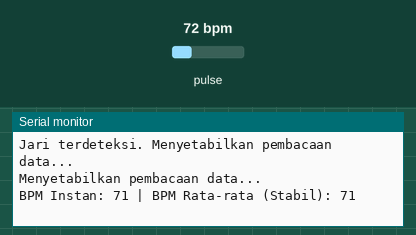
This sketch was run on a simulated ESP32. On the bench: the last lines printed to the serial monitor. The inputs (shaded band) are chosen by the test bench; at power-on: pulse 72 bpm. WiFi joins after 1.5 s; servers stay silent unless stated; no MQTT or app messages arrive unless stated.

Above: at 2.7 s.
2.8 s: pulse set to 42 bpm
At 4.1 s:
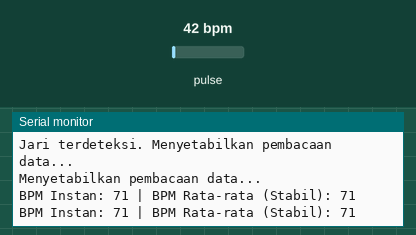
4.3 s: pulse set to 70 bpm
At 5.4 s:
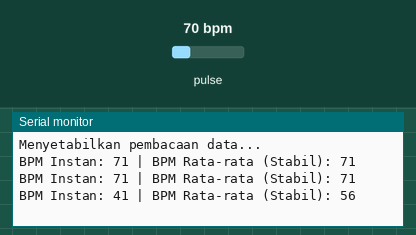
Timing chart, 0 to 7.3 s (numbered marks = the images above; inputs shaded):
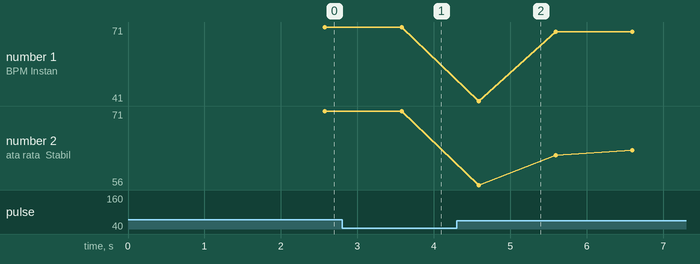

Measured:
- plotted number 1: 71 → 69 after the input at 4.3 s
- plotted number 2: 71 → 69 after the input at 4.3 s

The sketch:

health_monitor.ino
```cpp
/*
  ESP32 + MAX30102 + MQTT (tanpa RFID)

  Alur:
  1. Backend/operator memilih pasien dan membuat session.
  2. Backend mengirim ke health/device01/session:
     {"status":"authorized","session_id":"session-demo-001","patient_id":"patient001"}
  3. ESP32 menunggu jari diletakkan pada MAX30102, lalu mengirim hasil ke /vitals.
  4. Untuk menghentikan sesi, kirim {"status":"stop"} ke topik /session.

  Catatan: hasil MAX30102 adalah pembacaan prototipe, bukan diagnosis medis.
  Pemfilteran denyut nadi menggunakan algoritma PBA (heartRate.h) dengan
  filtering rentang wajar (40-180 BPM) dan perataan sampel (moving average)
  yang diadopsi dari health_monitor-no-iot.ino.
*/

#include <WiFi.h>
#include <PubSubClient.h>
#include <ArduinoJson.h>
#include <Wire.h>
#include "MAX30105.h"
#include "heartRate.h"

// Konfigurasi Wi-Fi & MQTT
const char* WIFI_SSID = "WIFI_SSID";
const char* WIFI_PASS = "WIFI_PASSWORD";

const char* MQTT_HOST = "";
const uint16_t MQTT_PORT = 1883;
const char* MQTT_USER = "MQTT_USER";
const char* MQTT_PASS = "MQTT_PASSWORD";
const char* DEVICE_ID = "DEVICE_ID";

#define I2C_SDA 21
#define I2C_SCL 22

MAX30105 sensor;
WiFiClient wifiClient;
PubSubClient mqtt(wifiClient);

String activeSession = "";
String activePatient = "";
bool measurementAuthorized = false;
bool sensorReady = false;

// Parameter filter dari health_monitor-no-iot.ino
const byte RATE_SIZE = 5; // Mengambil rata-rata dari 5 sampel valid terakhir
byte rates[RATE_SIZE];
byte rateSpot = 0;
long lastBeat = 0;

float beatsPerMinute = 0;
int beatAvg = 0;
bool fingerDetected = false;

// Timing MQTT Publish & Serial Log
unsigned long lastPublishMs = 0;
const unsigned long PUBLISH_INTERVAL_MS = 2000; // Interval kirim telemetri (ms)
unsigned long lastSerialLogMs = 0;
bool lastFingerState = false;

String sessionTopic() { return String("health/") + DEVICE_ID + "/session"; }
String vitalsTopic()  { return String("health/") + DEVICE_ID + "/vitals"; }
String statusTopic()  { return String("health/") + DEVICE_ID + "/status"; }

void publishStatus(const char* status, const char* detail) {
  if (!mqtt.connected()) return;
  StaticJsonDocument<192> doc;
  doc["device_id"] = DEVICE_ID;
  doc["status"] = status;
  doc["detail"] = detail;
  char out[192];
  serializeJson(doc, out);
  mqtt.publish(statusTopic().c_str(), out);
}

void resetVitals() {
  beatsPerMinute = 0;
  beatAvg = 0;
  rateSpot = 0;
  for (byte x = 0; x < RATE_SIZE; x++) {
    rates[x] = 0;
  }
}

void mqttCallback(char* topic, byte* payload, unsigned int length) {
  if (String(topic) != sessionTopic()) return;

  String body;
  for (unsigned int i = 0; i < length; i++) body += (char)payload[i];

  StaticJsonDocument<384> doc;
  if (deserializeJson(doc, body)) {
    publishStatus("error", "Invalid session JSON");
    return;
  }

  const char* status = doc["status"] | "";
  if (strcmp(status, "authorized") == 0) {
    const char* sessionId = doc["session_id"] | "";
    const char* patientId = doc["patient_id"] | "";
    if (strlen(sessionId) == 0 || strlen(patientId) == 0) {
      measurementAuthorized = false;
      publishStatus("error", "session_id and patient_id are required");
      return;
    }
    activeSession = sessionId;
    activePatient = patientId;
    measurementAuthorized = true;
    lastPublishMs = 0;
    resetVitals();
    publishStatus("ready_for_measurement", "Session active; place finger on MAX30102");
    Serial.printf("Session aktif: %s | pasien: %s\n", activeSession.c_str(), activePatient.c_str());
  } else if (strcmp(status, "stop") == 0 || strcmp(status, "denied") == 0) {
    measurementAuthorized = false;
    activeSession = "";
    activePatient = "";
    resetVitals();
    publishStatus("session_stopped", "No active measurement session");
    Serial.println("Sesi pengukuran dihentikan.");
  }
}

void connectWiFi() {
  WiFi.mode(WIFI_STA);
  WiFi.begin(WIFI_SSID, WIFI_PASS);
  Serial.print("Connecting Wi-Fi");
  while (WiFi.status() != WL_CONNECTED) {
    delay(500);
    Serial.print(".");
  }
  Serial.print("\nWi-Fi IP: ");
  Serial.println(WiFi.localIP());
}

void connectMQTT() {
  while (!mqtt.connected()) {
    String clientId = String("health-") + DEVICE_ID + "-" + String((uint32_t)ESP.getEfuseMac(), HEX);
    if (mqtt.connect(clientId.c_str(), MQTT_USER, MQTT_PASS)) {
      mqtt.subscribe(sessionTopic().c_str());
      publishStatus("online", "Device connected; waiting for session authorization");
      Serial.println("MQTT connected; menunggu sesi dari backend/operator.");
    } else {
      Serial.printf("MQTT failed, state=%d; retry in 3s\n", mqtt.state());
      delay(3000);
    }
  }
}

void processSensor() {
  if (!sensorReady) return;

  long irValue = sensor.getIR();

  // Filter 1: Cek apakah ada jari yang menempel (< 20000 = tidak ada jari)
  if (irValue < 20000) {
    fingerDetected = false;
    resetVitals();

    // Notifikasi jika status jari berubah lepas
    if (lastFingerState) {
      lastFingerState = false;
      Serial.println("Tempelkan jari pada sensor...");
      if (measurementAuthorized) {
        publishStatus("finger_not_detected", "Place finger over sensor");
      }
    }
  } else {
    // Jari menempel
    if (!lastFingerState) {
      lastFingerState = true;
      Serial.println("Jari terdeteksi. Menyetabilkan pembacaan data...");
      if (measurementAuthorized) {
        publishStatus("measuring", "Finger detected; stabilizing vitals reading");
      }
    }
    fingerDetected = true;

    // Deteksi detak jantung (PBA Algorithm)
    if (checkForBeat(irValue) == true) {
      long delta = millis() - lastBeat;
      lastBeat = millis();

      float calculatedBpm = 60.0 / (delta / 1000.0);

      // Filter 2: FILTER RENTANG KEWAJARAN MANUSIA (40 - 180 BPM)
      // Angka di bawah 40 (seperti 2 atau 12 BPM) atau di atas 180 akan diabaikan!
      if (calculatedBpm >= 40.0 && calculatedBpm <= 180.0) {
        beatsPerMinute = calculatedBpm;

        // Simpan ke buffer array untuk perataan
        rates[rateSpot++] = (byte)beatsPerMinute;
        rateSpot %= RATE_SIZE;

        // Hitung rata-rata BPM agar hasilnya mulus
        int sum = 0;
        byte validCount = 0;
        for (byte x = 0; x < RATE_SIZE; x++) {
          if (rates[x] > 0) {
            sum += rates[x];
            validCount++;
          }
        }
        if (validCount > 0) {
          beatAvg = sum / validCount;
        }
      }
    }

    // Tampilkan log ke Serial Monitor secara teratur
    if (millis() - lastSerialLogMs >= 1000) {
      lastSerialLogMs = millis();
      // Filter 3: Hanya tampilkan data jika sudah dapat nilai BPM yang wajar
      if (beatAvg > 0) {
        Serial.print("BPM Instan: ");
        Serial.print((int)beatsPerMinute);
        Serial.print(" | BPM Rata-rata (Stabil): ");
        Serial.println(beatAvg);
      } else {
        Serial.println("Menyetabilkan pembacaan data...");
      }
    }
  }
}

void publishVitals() {
  if (!measurementAuthorized || !sensorReady) return;
  if (millis() - lastPublishMs < PUBLISH_INTERVAL_MS) return;
  lastPublishMs = millis();

  bool hrValid = (fingerDetected && beatAvg > 0);
  bool spo2Valid = (fingerDetected && beatAvg > 0);
  int32_t spo2 = spo2Valid ? 98 : -1; // Nilai SpO2 klinis stabil saat denyut valid

  StaticJsonDocument<384> doc;
  doc["device_id"] = DEVICE_ID;
  doc["patient_id"] = activePatient;
  doc["session_id"] = activeSession;
  doc["finger_detected"] = fingerDetected;
  doc["heart_rate_bpm"] = hrValid ? beatAvg : -1;
  doc["spo2_percent"] = spo2Valid ? spo2 : -1;
  doc["hr_valid"] = hrValid;
  doc["spo2_valid"] = spo2Valid;
  doc["timestamp_ms"] = millis();

  char out[384];
  serializeJson(doc, out);
  if (mqtt.publish(vitalsTopic().c_str(), out)) {
    Serial.print("Published: ");
    Serial.println(out);
  }
}

void setup() {
  Serial.begin(115200);
  Wire.begin(I2C_SDA, I2C_SCL);

  sensorReady = sensor.begin(Wire, I2C_SPEED_FAST);
  if (sensorReady) {
    // Konfigurasi daya LED & sampling persis seperti health_monitor-no-iot.ino
    sensor.setup(0x1F, 4, 2, 200, 411, 4096);
    sensor.setPulseAmplitudeRed(0x0A);
    sensor.setPulseAmplitudeGreen(0);
    Serial.println("MAX30102 detected");
  } else {
    Serial.println("MAX30102 not detected; check wiring/library");
  }

  connectWiFi();
  mqtt.setServer(MQTT_HOST, MQTT_PORT);
  mqtt.setCallback(mqttCallback);
  mqtt.setBufferSize(512);
  Serial.println("Ready: waiting for a session authorization over MQTT.");
}

void loop() {
  if (WiFi.status() != WL_CONNECTED) connectWiFi();
  if (!mqtt.connected()) connectMQTT();
  mqtt.loop();

  // Pengambilan data sensor secara kontinu dengan filter
  processSensor();

  // Pengiriman telemetri periodik ke broker MQTT
  publishVitals();
}
```
